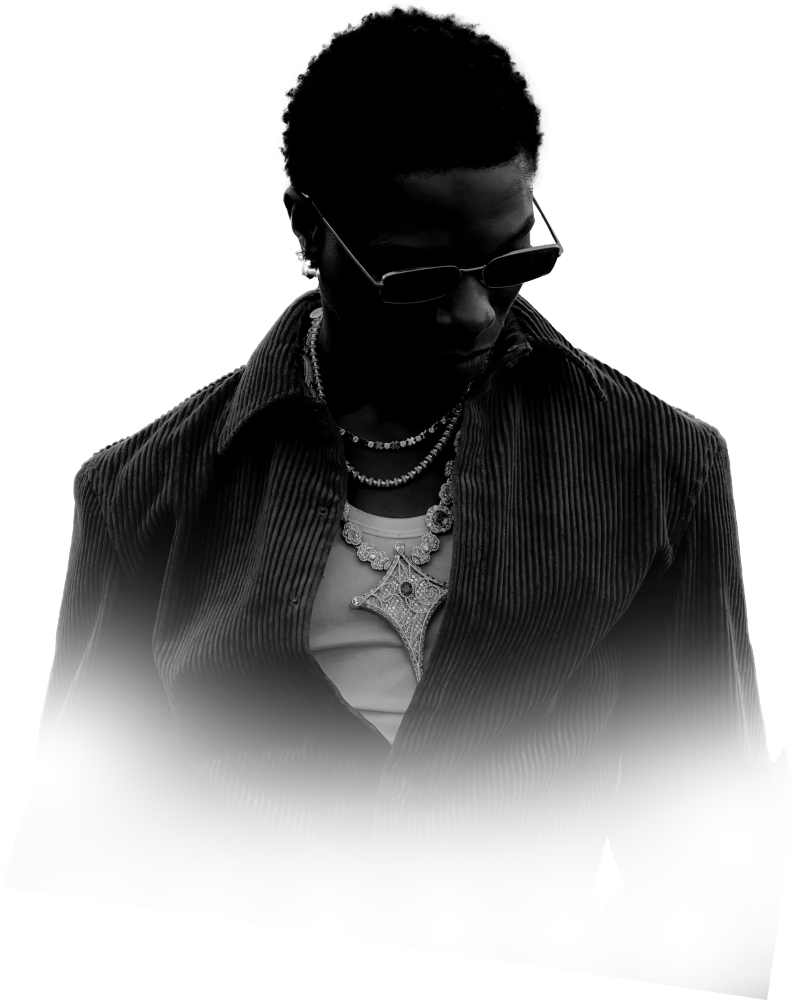
#> input picture lol-fest-wizkid-ads/assets/flyer/wizkid-cutout.png, 1594 x 2000 px, found by its file name (shown at 1/2 size)
$ python prep.py
#> lines starting #> are read from the running program, lines starting #| are printed output that depends on the picture; after the words box and inside, x2 and y2 are one past the last pixel; in counts of white or black regions, pixels touching at a corner belong together
"""Photocopy/halftone treatments for the ad (moodboard look).  python3 tools/prep.py"""
import numpy as np
from PIL import Image, ImageFilter
A = 'assets/'
def screen(lum, cell=7, angle=45):
    h, w = lum.shape; yy, xx = np.mgrid[0:h, 0:w].astype(float)
    a = np.deg2rad(angle); u = (xx * np.cos(a) + yy * np.sin(a)) / cell; v = (-xx * np.sin(a) + yy * np.cos(a)) / cell
    d = np.hypot(u - np.round(u), v - np.round(v)) / .7071           # 0 at dot centre, 1 at corner
    return lum > (1 - d) ** .9                                          # True = paper, False = ink
# artist cut-out -> b&w halftone with original alpha
im = Image.open(A + 'wizkid-cutout.png').convert('RGBA'); al = np.asarray(im)[..., 3]
#> further down, im is the input picture: PIL image 1594x2000 RGBA; mean R, G, B, A 10.6, 10.6, 10.6, 97.6
#> after `al = np.asarray(im)[..., 3]`:
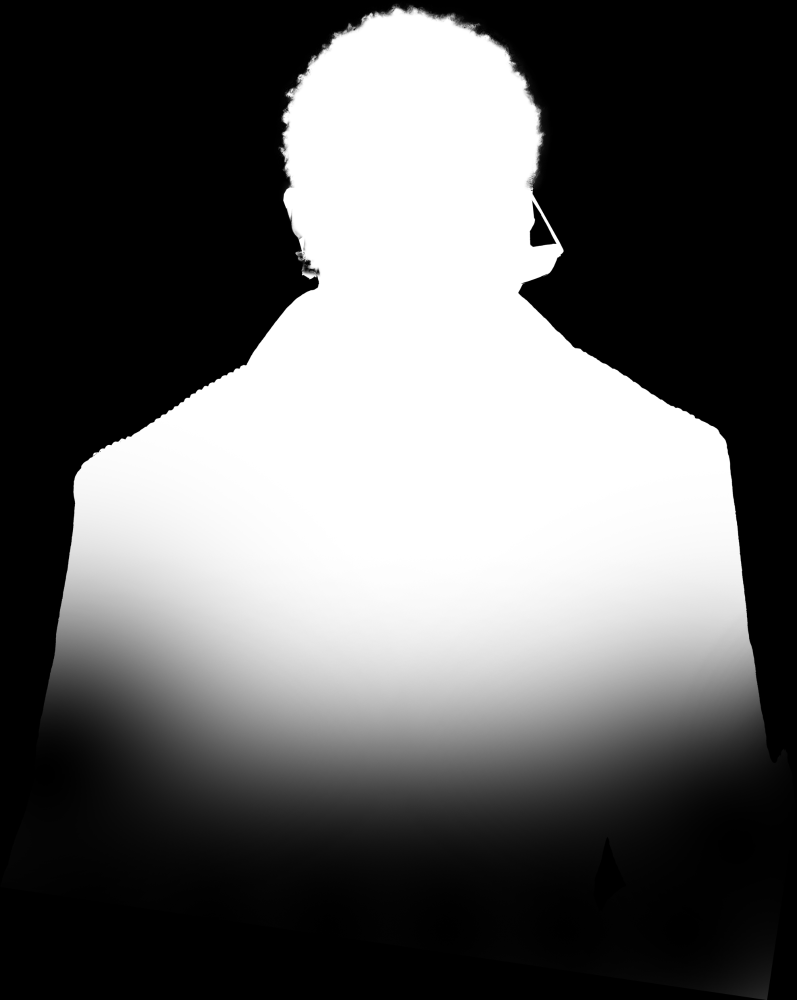
#> al: shape (2000, 1594) (shown at 1/2 size); min 0, max 255, mean 97.6
g = np.asarray(im.convert('L')).astype(float) / 255
g = np.clip((g - .03) / .55, 0, 1) ** .75                             # lift the shadows so the face reads
paper = screen(g, cell=6)
#> in screen, `return lum > (1 - d) ** .9`:
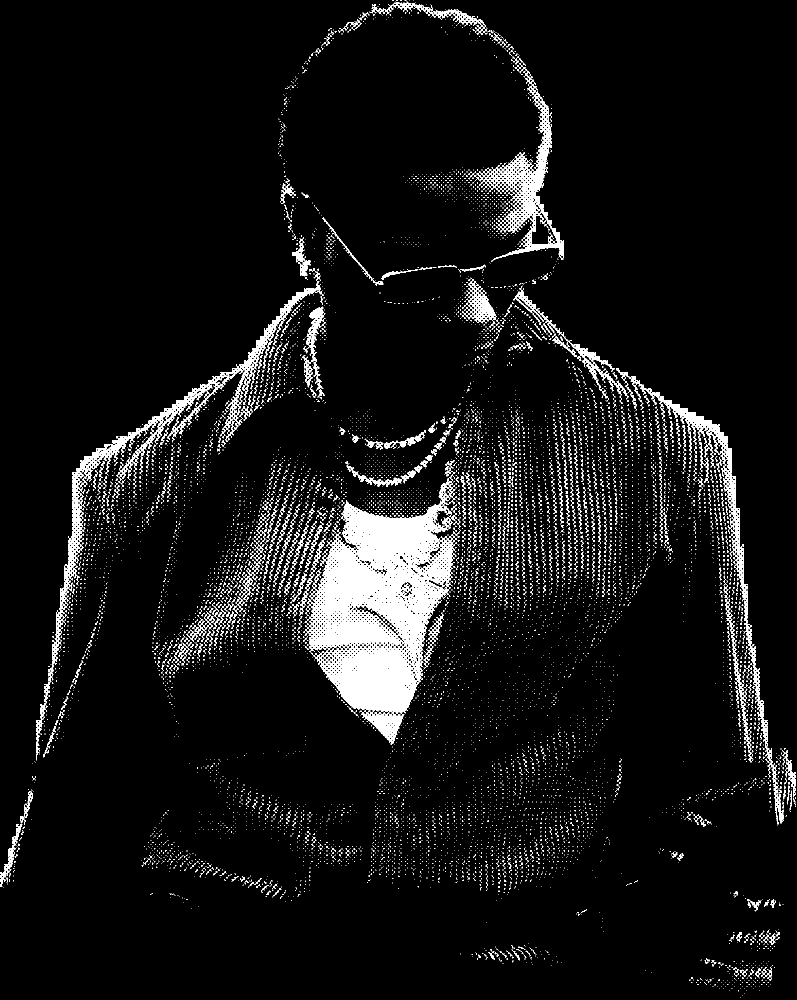
#> returned value: shape (2000, 1594) bool (shown at 1/2 size); 6.4% white; 10117 white regions (9598 under 20 px), largest, box (x1, y1, x2, y2) and area: (606, 956, 921, 1490) 77550, (72, 542, 647, 1520) 19300, (937, 126, 1128, 523) 12178
ink, cream = np.array([18, 16, 15]), np.array([244, 238, 228])
rgb = np.where(paper[..., None], cream, ink).astype('uint8')
Image.fromarray(np.dstack([rgb, al]), 'RGBA').save(A + 'wizkid-halftone.png')
# crowd for the type fill: dark, contrasty greyscale
c = Image.open(A + 'aerial-crowd.jpg').convert('L').filter(ImageFilter.UnsharpMask(3, 120))
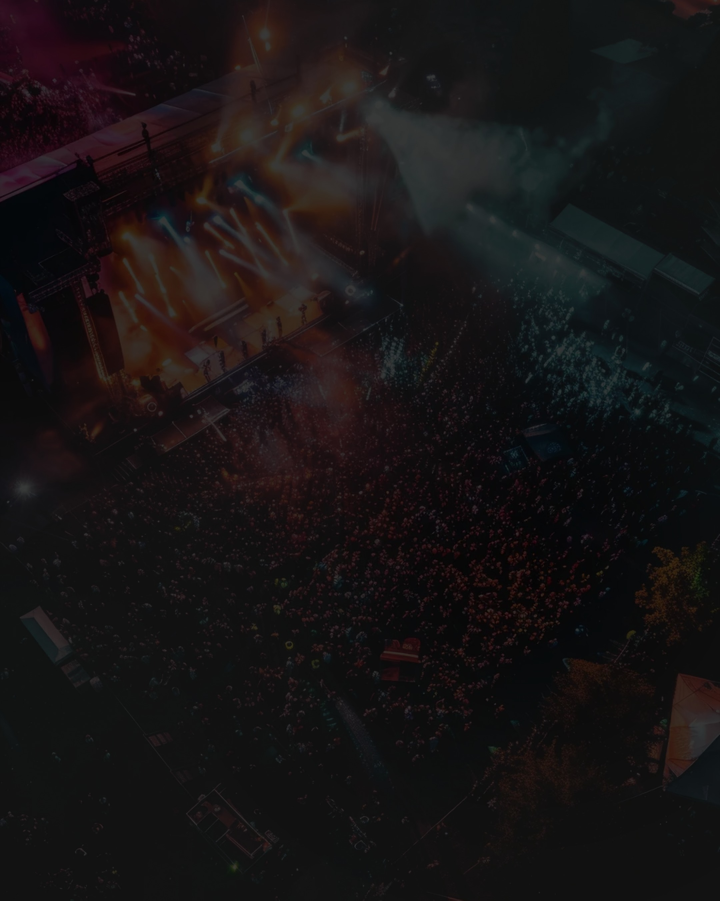
#> input picture lol-fest-wizkid-ads/assets/flyer/aerial-crowd.jpg, 2160 x 2701 px, found by its file name (shown at 1/3 size)
ca = np.asarray(c).astype(float) / 255; ca = np.clip((ca - .08) / .7, 0, 1) ** 1.1
Image.fromarray((ca * 235 + 10).astype('uint8')).save(A + 'crowd-gray.jpg', quality=90)
print('prep ok')
# orange duotone crowd (moodboard photo treatment): ink shadows -> LOL orange -> cream highlights
g = np.asarray(Image.open(A + 'aerial-crowd.jpg').convert('L')).astype(float) / 255
#> g: shape (2701, 2160) float64
g = np.clip((g - .02) / .45, 0, 1) ** .7
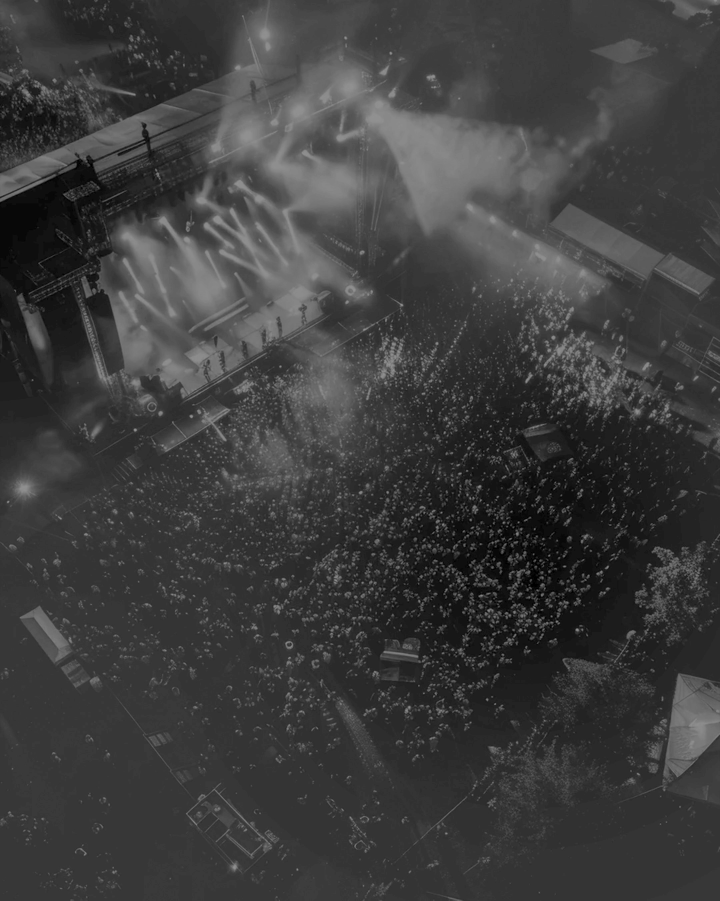
#> g: shape (2701, 2160) float64 (shown at 1/3 size); min 0, max 0.582, mean 0.242
stops = np.array([[20, 16, 14], [232, 86, 27], [246, 226, 200]], float)
lo = np.clip(g * 2, 0, 1)[..., None]; hi = np.clip(g * 2 - 1, 0, 1)[..., None]
#> after `lo = np.clip(g * 2, 0, 1)[..., None]`:
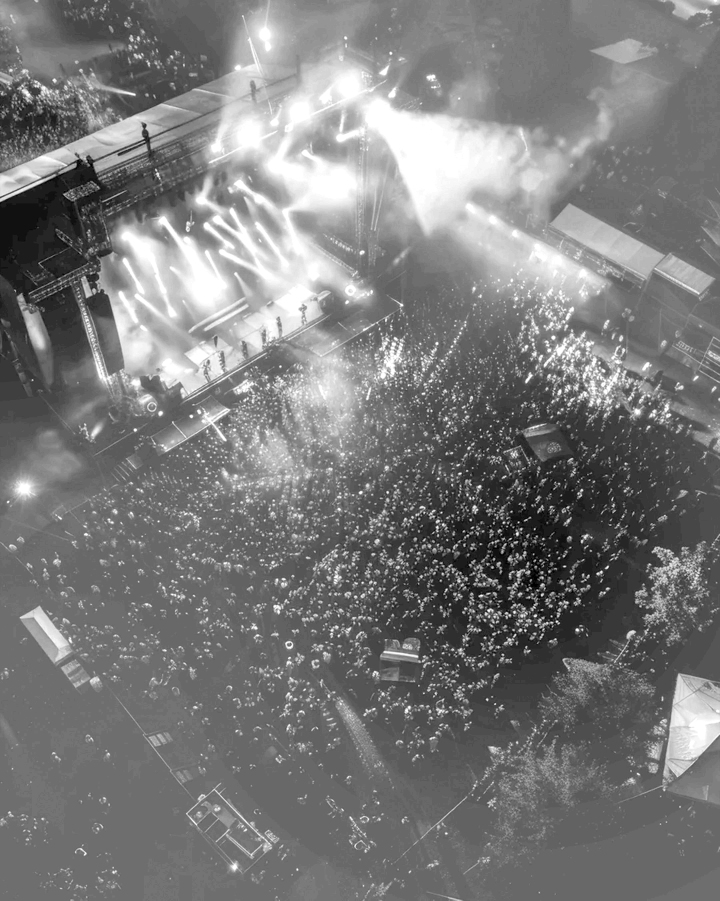
#> lo: shape (2701, 2160, 1) float64 (shown at 1/3 size); min 0, max 1, mean 0.483
duo = stops[0] * (1 - lo) + stops[1] * lo; duo = duo * (1 - hi) + stops[2] * hi
#> after `duo = stops[0] * (1 - lo) + stops[1] * lo`:
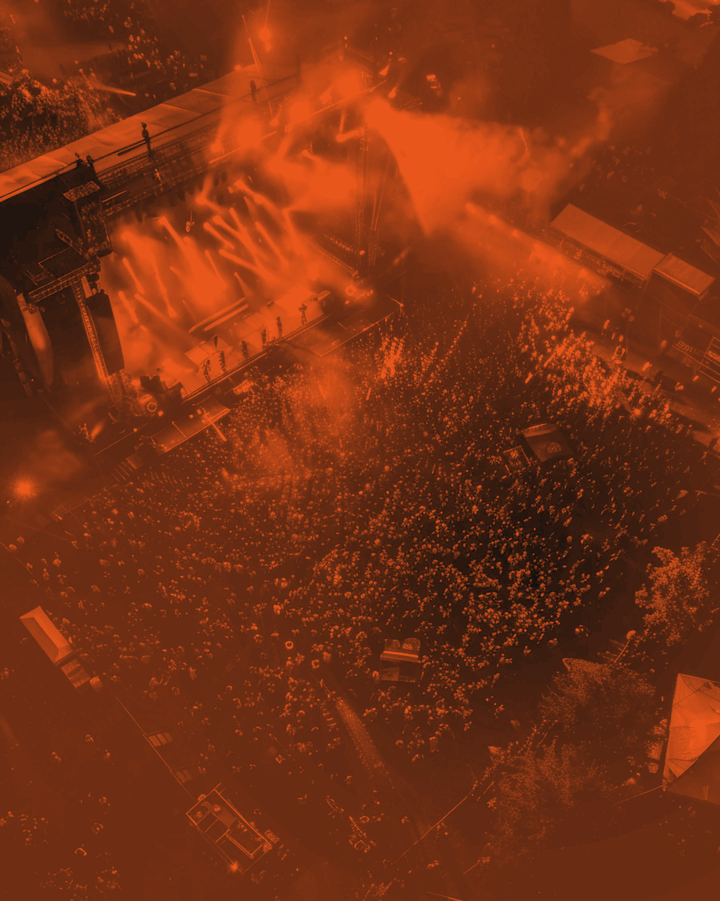
#> duo: shape (2701, 2160, 3) float64 (shown at 1/3 size); mean of channels 0, 1, 2 122.3, 49.8, 20.3; drawn as R, G, B
Image.fromarray(duo.astype('uint8')).save(A + 'crowd-duo.jpg', quality=90)
print('duotone ok')
